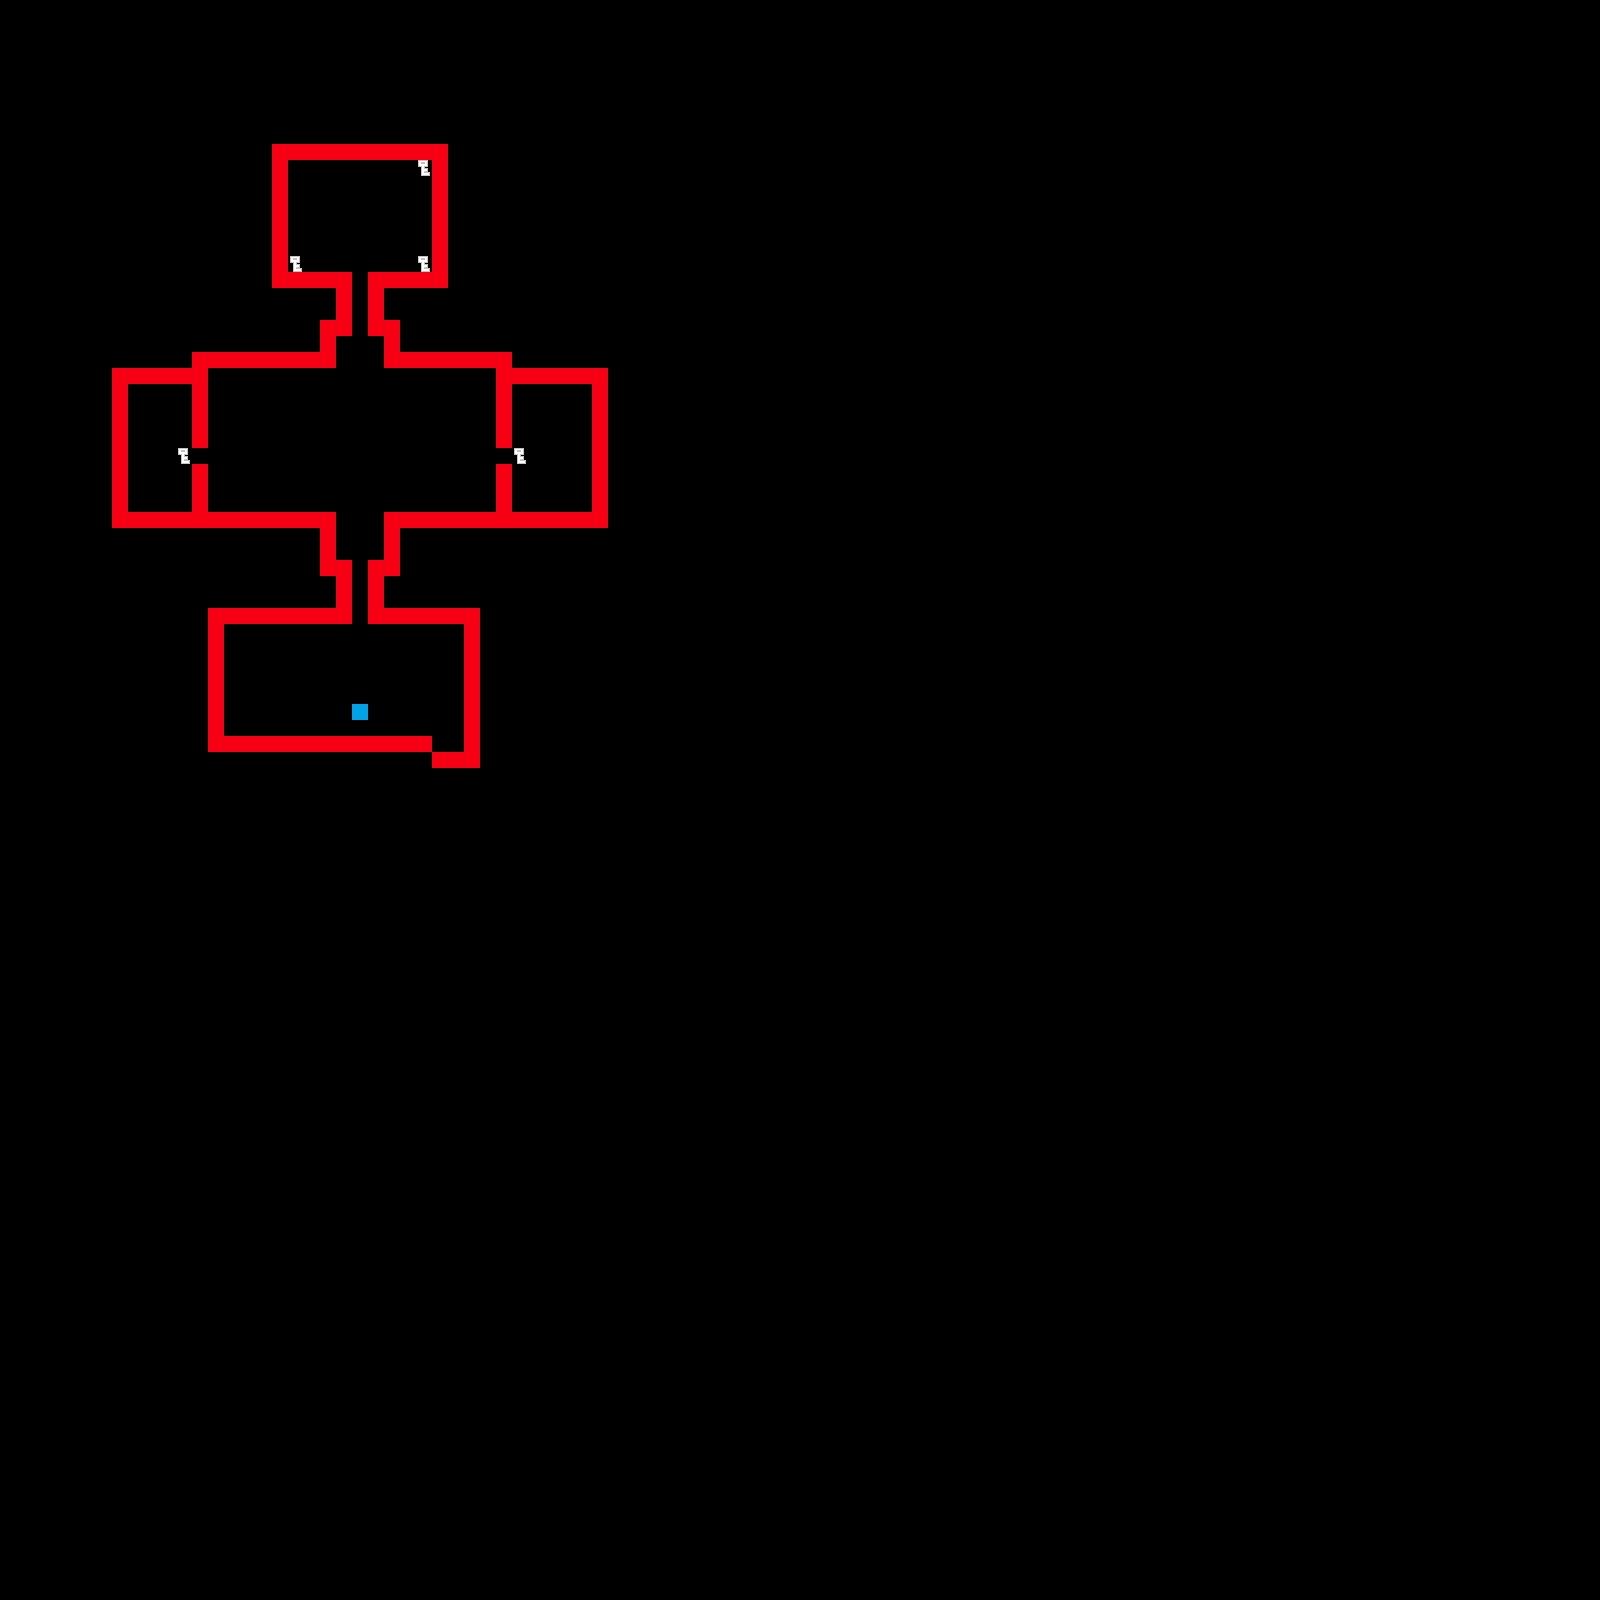

The image is a tile-based game level rendered from a .tmx file. Its description and source (layers, tilesets, objects; grid data summarised) follow:
An orthogonal 100x100 tile map with 16x16 px tiles, 3 tile layers (tiles, key, end), 3 hidden layers not drawn, 5 tilesets.

<map version="1.0" orientation="orthogonal" width="100" height="100" tilewidth="16" tileheight="16">
 <tileset firstgid="1" name="tiles" tilewidth="16" tileheight="16">
  <image source="tiles.png" width="262" height="64" />
 </tileset>
 <tileset firstgid="65" name="collision" tilewidth="16" tileheight="16">
  <image source="collision.png" width="80" height="32" />
  <tile id="0">
   <properties>
    <property name="collide" value="true" />
   </properties>
  </tile>
 </tileset>
 <tileset firstgid="75" name="key" tilewidth="16" tileheight="16">
  <image source="key.png" trans="ff00ff" width="16" height="16" />
  <tile id="0">
   <properties>
    <property name="keyed" value="true" />
   </properties>
  </tile>
 </tileset>
 <tileset firstgid="76" name="door" tilewidth="16" tileheight="16">
  <image source="doors.png" trans="ff00ff" width="64" height="16" />
  <tile id="0">
   <properties>
    <property name="doored" value="true" />
   </properties>
  </tile>
  <tile id="1">
   <properties>
    <property name="doored" value="true" />
   </properties>
  </tile>
  <tile id="2">
   <properties>
    <property name="doored" value="true" />
   </properties>
  </tile>
  <tile id="3">
   <properties>
    <property name="doored" value="true" />
   </properties>
  </tile>
 </tileset>
 <tileset firstgid="80" name="end" tilewidth="16" tileheight="16">
  <image source="flashy.png" trans="ff00ff" width="48" height="16" />
  <tile id="1">
   <properties>
    <property name="ended" value="true" />
   </properties>
  </tile>
 </tileset>
 <layer name="oldkeys" width="100" height="100" visible="0">
  <data>[10000 cells, 0 non-empty, 0 distinct tile ids]</data>
 </layer>
 <layer name="collision" width="100" height="100" visible="0">
  <properties>
   <property name="collide" value="true" />
  </properties>
  <data>[10000 cells, 194 non-empty, 1 distinct tile ids]</data>
 </layer>
 <layer name="tiles" width="100" height="100">
  <data>[10000 cells, 194 non-empty, 2 distinct tile ids]</data>
 </layer>
 <layer name="key" width="100" height="100">
  <data>[10000 cells, 5 non-empty, 1 distinct tile ids]</data>
 </layer>
 <layer name="door" width="100" height="100" visible="0">
  <data>[10000 cells, 8 non-empty, 1 distinct tile ids]</data>
 </layer>
 <layer name="end" width="100" height="100">
  <data>[10000 cells, 1 non-empty, 1 distinct tile ids]</data>
 </layer>
</map>
